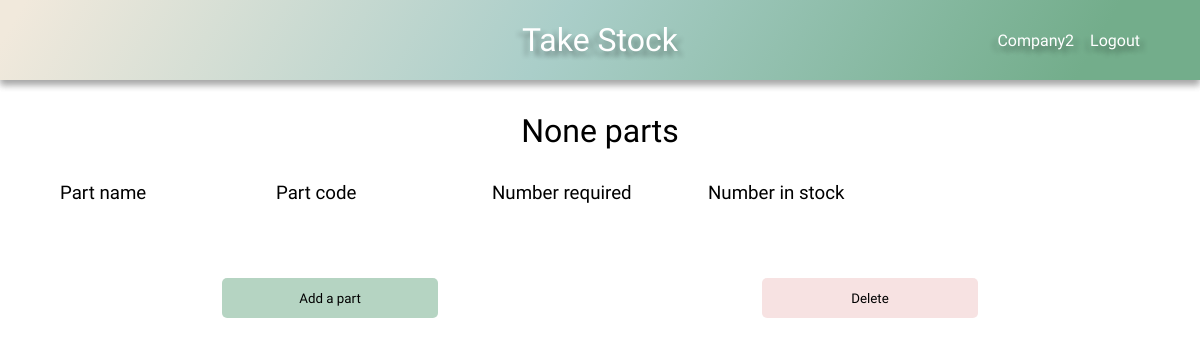
Before: /product-detail/46 (signed in) with the older database file.
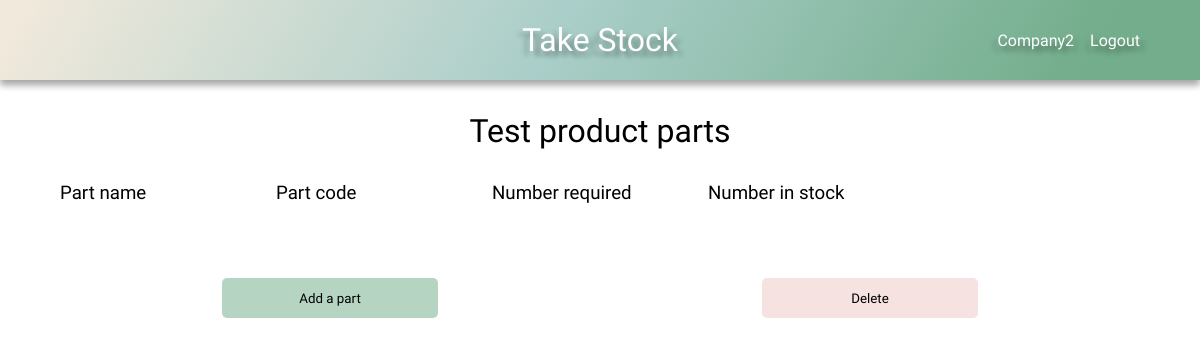
After: the same page with the newer database file.
### stock/models.py (models this page shows)
class Product(models.Model):
    name = models.CharField(max_length=100)
    stock_parts = models.ManyToManyField(Stock)
    company = models.ForeignKey(User, on_delete=models.CASCADE, default=1)
    def __str__(self):
        return f'{self.name}'

### stock/views.py (the view)
# urls.py: path('product-detail/<int:pk>', product_detail, name='product-detail'),
def product_detail(request, pk):
    default_user = request.user
    product_parts = Parts.objects.filter(company=default_user).filter(product_part_belongs_to=pk)
    product = Product.objects.filter(company=default_user).filter(id=pk).first()
    context = {
        'product_parts': product_parts,
        'product': product,
    }
    return render(request, 'product_detail.html', context)

### stock/context_processors.py (called while the page is built)
def base(request):
    default_user = request.user
    return ({'default_user': default_user})

### stock/templates/product_detail.html (shortened to what this page needs)
{% extends 'base.html' %}
{% load static %}
{% block head %}
    <link rel="stylesheet" href="{% static 'css/style.css' %}">
    <link rel="stylesheet" href="{% static 'css/grid.css' %}">
{% endblock %}
{% block content %}
    <h1>{{ product }} parts</h1>
    <div class="grid">
        <div class="grid-headings grid-5">
            <h3>Part name</h3>
            <h3>Part code</h3>
            <h3>Number required</h3>
            <h3>Number in stock</h3>
        </div>
        <div class="grid-buttons">
            <button class="btn grid-btn btn-submit btn-hover"><a href="{% url 'add_more_parts' product.pk %}">Add a part</a></button>
            <button class="btn grid-btn btn-delete btn-hover"><a href="{% url 'delete-product' product.id %}">Delete</a></button>
        </div>
    </div>
{% endblock %}

Changed rows visible on the page:
added Product: name "Test product"
Other visible differences:
{{ product }}: "None" → (not shown)
